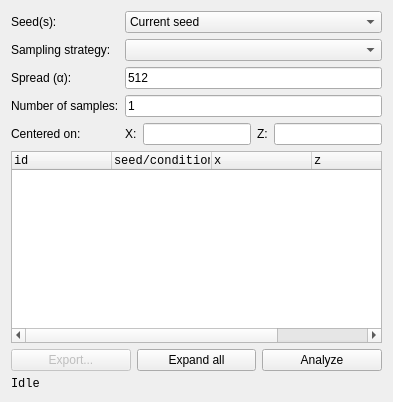
<?xml version="1.0" encoding="UTF-8"?>
<ui version="4.0">
 <class>TabLocations</class>
 <widget class="QWidget" name="TabLocations">
  <property name="windowTitle">
   <string>Form</string>
  </property>
  <layout class="QGridLayout" name="gridLayout">
   <item row="3" column="0">
    <widget class="QLabel" name="label_3">
     <property name="text">
      <string>Number of samples:</string>
     </property>
    </widget>
   </item>
   <item row="10" column="0" colspan="5">
    <widget class="QLabel" name="labelStatus">
     <property name="font">
      <font>
       <family>Courier New</family>
      </font>
     </property>
     <property name="text">
      <string>Idle</string>
     </property>
    </widget>
   </item>
   <item row="3" column="1" colspan="4">
    <widget class="QLineEdit" name="lineN">
     <property name="text">
      <string>1</string>
     </property>
    </widget>
   </item>
   <item row="4" column="4">
    <widget class="QLineEdit" name="lineZ"/>
   </item>
   <item row="4" column="1">
    <widget class="QLabel" name="label_5">
     <property name="text">
      <string>X:</string>
     </property>
    </widget>
   </item>
   <item row="1" column="0">
    <widget class="QLabel" name="label_2">
     <property name="text">
      <string>Sampling strategy:</string>
     </property>
    </widget>
   </item>
   <item row="9" column="0" colspan="5">
    <layout class="QHBoxLayout" name="horizontalLayout">
     <item>
      <widget class="QPushButton" name="pushExport">
       <property name="enabled">
        <bool>false</bool>
       </property>
       <property name="text">
        <string>Export...</string>
       </property>
      </widget>
     </item>
     <item>
      <widget class="QPushButton" name="pushExpand">
       <property name="text">
        <string>Expand all</string>
       </property>
      </widget>
     </item>
     <item>
      <widget class="QPushButton" name="pushStart">
       <property name="text">
        <string>Analyze</string>
       </property>
      </widget>
     </item>
    </layout>
   </item>
   <item row="1" column="1" colspan="4">
    <widget class="StyledComboBox" name="comboSampling">
     <property name="sizePolicy">
      <sizepolicy hsizetype="MinimumExpanding" vsizetype="Fixed">
       <horstretch>0</horstretch>
       <verstretch>0</verstretch>
      </sizepolicy>
     </property>
    </widget>
   </item>
   <item row="8" column="0" colspan="5">
    <widget class="QTreeWidget" name="treeWidget">
     <property name="font">
      <font>
       <family>Courier New</family>
      </font>
     </property>
     <property name="editTriggers">
      <set>QAbstractItemView::NoEditTriggers</set>
     </property>
     <property name="dragDropMode">
      <enum>QAbstractItemView::NoDragDrop</enum>
     </property>
     <property name="indentation">
      <number>12</number>
     </property>
     <property name="animated">
      <bool>true</bool>
     </property>
     <property name="expandsOnDoubleClick">
      <bool>false</bool>
     </property>
     <attribute name="headerDefaultSectionSize">
      <number>100</number>
     </attribute>
     <column>
      <property name="text">
       <string>id</string>
      </property>
     </column>
     <column>
      <property name="text">
       <string>seed/condition</string>
      </property>
      <property name="font">
       <font>
        <family>Courier New</family>
       </font>
      </property>
     </column>
     <column>
      <property name="text">
       <string>x</string>
      </property>
      <property name="font">
       <font>
        <family>Courier New</family>
       </font>
      </property>
     </column>
     <column>
      <property name="text">
       <string>z</string>
      </property>
      <property name="font">
       <font>
        <family>Courier New</family>
       </font>
      </property>
     </column>
     <column>
      <property name="text">
       <string>distance</string>
      </property>
     </column>
    </widget>
   </item>
   <item row="2" column="1" colspan="4">
    <widget class="QLineEdit" name="lineA">
     <property name="text">
      <string>512</string>
     </property>
    </widget>
   </item>
   <item row="4" column="2">
    <widget class="QLineEdit" name="lineX"/>
   </item>
   <item row="4" column="3">
    <widget class="QLabel" name="label_6">
     <property name="text">
      <string>Z:</string>
     </property>
    </widget>
   </item>
   <item row="4" column="0">
    <widget class="QLabel" name="label_4">
     <property name="text">
      <string>Centered on:</string>
     </property>
    </widget>
   </item>
   <item row="2" column="0">
    <widget class="QLabel" name="label">
     <property name="text">
      <string>Spread (α):</string>
     </property>
    </widget>
   </item>
   <item row="0" column="0">
    <widget class="QLabel" name="label_7">
     <property name="text">
      <string>Seed(s):</string>
     </property>
    </widget>
   </item>
   <item row="0" column="1" colspan="4">
    <widget class="StyledComboBox" name="comboSeedSource">
     <item>
      <property name="text">
       <string>Current seed</string>
      </property>
     </item>
     <item>
      <property name="text">
       <string>From matching seeds list</string>
      </property>
     </item>
    </widget>
   </item>
  </layout>
 </widget>
 <customwidgets>
  <customwidget>
   <class>StyledComboBox</class>
   <extends>QComboBox</extends>
   <header>src/widgets.h</header>
  </customwidget>
 </customwidgets>
 <resources/>
 <connections/>
</ui>
